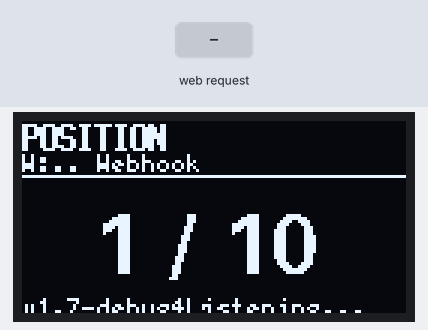
Bench run of a sketch on a simulated Seeed XIAO ESP32-C3. Shown: 128×64 one-colour display. Inputs (shaded band) come from the test bench. WiFi joins after 1.5 s; servers stay silent unless stated; what the sketch prints to the serial monitor is not drawn.

Above: at 2.4 s.
2.5 s: HTTP request GET /webhook/button?push=1 received
At 4.0 s:
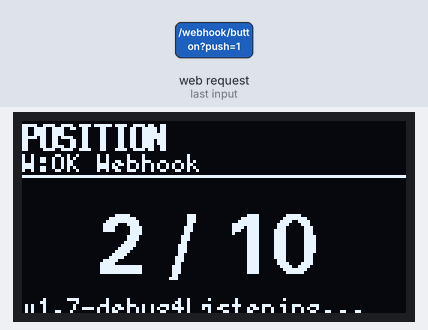
4.4 s: HTTP request GET /webhook/button?push=0 received
At 5.5 s:
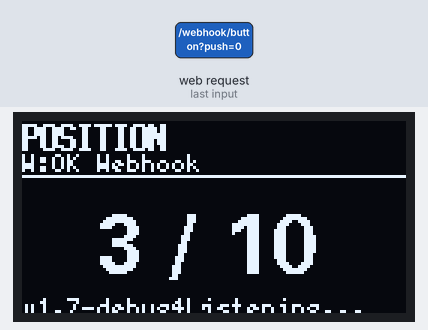
Timing chart, 0 to 7.4 s (numbered marks = the images above; inputs shaded):
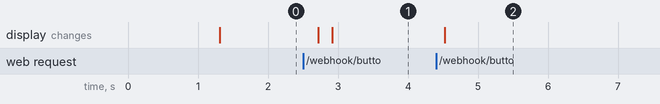

The sketch:

ShellyButtonTest.ino
```cpp
// ── ShellyButtonTest ───────────────────────────────────────────────────────
//  Minimal test firmware: read Shelly Dimmer Gen4 button state and display
//  on OLED.
//
//  MCU: Seeed XIAO ESP32-C3
//  OLED: AZ-Delivery 1.3" SH1106 on I2C (D4=SDA, D5=SCL)
//  Shelly: Dimmer Gen4 on home WiFi
//
//  Tabs:
//    wifi_manager · oled · shelly_button
// ──────────────────────────────────────────────────────────────────────────

#include "config.h"

void setup() {
  Serial.begin(BAUD_RATE);
  // Brief grace period for USB-CDC enumeration
  unsigned long t0 = millis();
  while (!Serial && (millis() - t0) < 1500) { /* wait */ }

  Serial.println();
  Serial.println("=== Shelly Button Test " FIRMWARE_VERSION " ===");
  Serial.println("Using webhooks (event-driven, not polling)");

  initDisplay();           // OLED splash
  initWifi();              // WiFi connection attempt
  initWebhook();           // Start webhook server
}

void loop() {
  updateWifi();            // WiFi state machine
  updateWebhook();         // Handle incoming webhook requests
  updateDisplay();         // Refresh OLED with position
  delay(10);
}
```

oled.ino
```cpp
// ── OLED ───────────────────────────────────────────────────────────────────
//  AZ-Delivery 1.3" SH1106, 128×64, I2C 0x3C, default Wire pins (D4/D5).
//  Simple display: shows WiFi status, Shelly status, and button state.

#include <U8g2lib.h>

static U8G2_SH1106_128X64_NONAME_F_HW_I2C display(U8G2_R0, U8X8_PIN_NONE);

// Status strings — written by shelly_button.ino
static String _wifiStatus   = "--";
static String _shellyStatus = "offline";
static String _buttonState  = "?";

void setShellyButtonWifiStatus(const String& s) {
  _wifiStatus = (s.length() > 4) ? s.substring(0, 4) : s;
}

void setShellyButtonStatus(const String& status) {
  _shellyStatus = status;
}

void setShellyButtonState(const String& state) {
  _buttonState = state;
}

// ── Splash ─────────────────────────────────────────────────────────────────
void initDisplay() {
  display.begin();
  display.setFontPosTop();
  display.setDrawColor(1);

  display.clearBuffer();
  display.setFont(u8g2_font_6x13B_tf);
  display.drawStr(0, 0, "SHELLY BUTTON");
  display.setFont(u8g2_font_5x7_tf);
  display.drawStr(0, 15, FIRMWARE_VERSION);
  display.setFont(u8g2_font_6x10_tf);
  display.drawStr(0, 26, "Event-driven webhooks");
  display.drawStr(0, 36, "Waiting for WiFi...");
  display.drawStr(0, 50, "No polling!");
  display.sendBuffer();

  delay(OLED_SPLASH_MS);
}

// ── Main dashboard ─────────────────────────────────────────────────────────
static void _drawDashboard() {
  display.clearBuffer();

  display.setFont(u8g2_font_6x13B_tf);
  display.drawStr(0, 0, "POSITION");

  // Header status line
  display.setFont(u8g2_font_5x7_tf);
  char buf[48];
  snprintf(buf, sizeof(buf), "W:%s Webhook",
           _wifiStatus.c_str());
  display.drawStr(0, 10, buf);

  display.drawHLine(0, 18, 128);

  // Main position display — large number
  display.setFont(u8g2_font_fub20_tr);
  char posBuf[16];
  snprintf(posBuf, sizeof(posBuf), "%d / %d",
           getCurrentPosition(),
           getMaxPositions());

  // Center the position number
  display.drawStr(25, 30, posBuf);

  // Bottom: version + status
  display.setFont(u8g2_font_5x7_tf);
  display.drawStr(0, 58, FIRMWARE_VERSION);
  display.drawStr(55, 58, "Listening...");

  display.sendBuffer();
}

// ── Public refresh entry point ────────────────────────────────────────────
void updateDisplay() {
  static unsigned long _lastDraw = 0;
  if (millis() - _lastDraw < OLED_REFRESH_MS) return;
  _lastDraw = millis();

  _drawDashboard();
}
```

shelly_button.ino
```cpp
// ── DEPRECATED: Polling Button Reader ─────────────────────────────────────
//  This file is kept for reference only. The new webhook-based approach
//  (webhook.ino) is used instead. This provides instant event-driven input
//  without constant polling.
//
//  The functions below are now implemented in webhook.ino with the same
//  signatures for compatibility.

// (All functionality moved to webhook.ino)
```

webhook.ino
```cpp
// ── Webhook Server ────────────────────────────────────────────────────────
//  Event-driven button input: Shelly POSTs to the XIAO whenever the button
//  state changes. Zero polling, instant response.
//
//  Setup:
//    1. XIAO boots and exposes /webhook/button endpoint
//    2. Configure Shelly settings to POST to:
//       http://<xiao-ip>:80/webhook/button
//    3. When button changes, Shelly sends JSON: {"output": true/false}
//    4. XIAO increments position immediately

#include <WebServer.h>
#include <ArduinoJson.h>

static WebServer _server(80);
static volatile int _position = INITIAL_POSITION;

// ── Webhook handler ────────────────────────────────────────────────────────
static void _handleButtonWebhook() {
  Serial.printf("[Webhook] Received request\n");

  // Debug: print request method, path, args
  Serial.printf("[Webhook] Method: %s, URI: %s\n",
                _server.method() == HTTP_POST ? "POST" : "GET",
                _server.uri().c_str());
  Serial.printf("[Webhook] Arg count: %d\n", _server.args());

  // Button push event: just increment position on every push
  if (_server.hasArg("push")) {
    _position++;
    if (_position > MAX_POSITIONS) {
      _position = 1;
    }
    Serial.printf("[Webhook] Button pushed → Position %d/%d\n", _position, MAX_POSITIONS);
    setShellyButtonStatus("online");
  } else {
    Serial.println("[Webhook] No 'push' parameter found");
  }

  // Send 200 OK response
  _server.send(200, "application/json", "{\"status\":\"ok\"}");
}

// ── Test endpoint (for diagnostics) ────────────────────────────────────────
static void _handleTest() {
  Serial.println("[Webhook] Test endpoint accessed via GET");
  _server.send(200, "text/plain", "XIAO is alive!");
}

// ── 404 handler ────────────────────────────────────────────────────────────
static void _handleNotFound() {
  String method = _server.method() == HTTP_POST ? "POST" :
                  _server.method() == HTTP_GET ? "GET" : "OTHER";
  Serial.printf("[Webhook] 404 - %s %s\n", method.c_str(), _server.uri().c_str());
  Serial.printf("[Webhook] Raw URI: %s\n", _server.uri().c_str());

  // If it looks like our webhook, call the handler directly
  if (_server.uri() == "/webhook/button") {
    Serial.println("[Webhook] Matched /webhook/button, calling handler...");
    _handleButtonWebhook();
    return;
  }

  _server.send(404, "text/plain", "Not found");
}

// ── Public API ─────────────────────────────────────────────────────────────
void initWebhook() {
  _position = INITIAL_POSITION;

  Serial.println("[Webhook] Registering handlers...");
  _server.on("/test", HTTP_GET, _handleTest);
  _server.on("/webhook/button", HTTP_POST, _handleButtonWebhook);
  _server.on("/webhook/button", HTTP_GET, _handleButtonWebhook);  // Accept GET too for debugging
  _server.onNotFound(_handleNotFound);

  Serial.println("[Webhook] Starting server on port 80...");
  _server.begin();
  Serial.println("[Webhook] ✓ Server started successfully!");
  Serial.println("[Webhook] Test endpoint: http://192.168.1.20/test");
  Serial.println("[Webhook] Configure Shelly to POST to: http://192.168.1.20/webhook/button");
  Serial.println("[Webhook] Waiting for requests...");
}

int getCurrentPosition() {
  return _position;
}

int getMaxPositions() {
  return MAX_POSITIONS;
}

// Handle incoming webhook requests (call from loop)
void updateWebhook() {
  _server.handleClient();
}
```

wifi_manager.ino
```cpp
// ── WiFi ──────────────────────────────────────────────────────────────────
//  Three operating modes picked at compile time via WIFI_MODE_CHOICE:
//    NF_STA   — join the home network only. Retries forever on failure.
//    NF_AP    — board hosts its own hotspot.
//    NF_DUAL  — try STA once; on timeout, fall back to AP.

enum WifiState {
  WF_AP,           // AP mode running
  WF_STA_TRYING,   // WiFi.begin() called, polling for WL_CONNECTED
  WF_STA_UP,       // STA connected with IP
  WF_STA_BACKOFF   // STA failed; waiting WIFI_RETRY_INTERVAL_MS to retry
};

// Forward declarations
static void _enter(WifiState s);
static void _startSta();
static void _startAp();

static WifiState     _state          = WF_STA_TRYING;
static unsigned long _stateEnteredAt = 0;
static bool          _apActive       = false;
static String        _ipString       = "";

#include <WiFi.h>

static void _setWifiStatus(const String& s) {
  setShellyButtonWifiStatus(s);
}

static void _enter(WifiState s) {
  _state = s;
  _stateEnteredAt = millis();

  switch (_state) {
    case WF_AP:         _setWifiStatus("AP"); break;
    case WF_STA_TRYING: _setWifiStatus(".."); break;
    case WF_STA_UP:     _setWifiStatus("OK"); break;
    case WF_STA_BACKOFF:_setWifiStatus("ERR"); break;
  }
}

static void _startSta() {
  Serial.printf("[WiFi] STA connecting to '%s'...\n", WIFI_SSID);
  Serial.printf("[WiFi] Password: %s\n", WIFI_PASSWORD);
  WiFi.mode(WIFI_STA);
  WiFi.begin(WIFI_SSID, WIFI_PASSWORD);
  _ipString = "";
  _enter(WF_STA_TRYING);
}

static void _startAp() {
  Serial.printf("[WiFi] starting AP '%s'\n", WIFI_AP_SSID);
  WiFi.mode(WIFI_AP);
  if (WiFi.softAP(WIFI_AP_SSID, WIFI_AP_PASSWORD)) {
    _apActive = true;
    _ipString = WiFi.softAPIP().toString();
    Serial.printf("[WiFi] AP up at %s (pass: %s)\n",
                  _ipString.c_str(), WIFI_AP_PASSWORD);
  } else {
    Serial.println("[WiFi] AP start failed");
    _apActive = false;
  }
  _enter(WF_AP);
}

void initWifi() {
  WiFi.mode(WIFI_OFF);
  _apActive = false;
  _ipString = "";

  if (WIFI_MODE_CHOICE == NF_AP) _startAp();
  else                           _startSta();
}

void updateWifi() {
  switch (_state) {
    case WF_STA_TRYING:
      if (WiFi.status() == WL_CONNECTED) {
        _ipString = WiFi.localIP().toString();
        Serial.printf("[WiFi] STA connected. IP %s\n", _ipString.c_str());
        _enter(WF_STA_UP);
      } else if (millis() - _stateEnteredAt > WIFI_CONNECT_TIMEOUT_MS) {
        int status = WiFi.status();
        Serial.printf("[WiFi] STA connect timeout (status=%d)\n", status);
        if (WIFI_MODE_CHOICE == NF_DUAL) {
          _startAp();
        } else {
          _enter(WF_STA_BACKOFF);
        }
      }
      break;

    case WF_STA_UP:
      if (WiFi.status() != WL_CONNECTED) {
        Serial.println("[WiFi] STA link dropped");
        _ipString = "";
        _enter(WF_STA_BACKOFF);
      }
      break;

    case WF_STA_BACKOFF:
      if (millis() - _stateEnteredAt > WIFI_RETRY_INTERVAL_MS) {
        _startSta();
      }
      break;

    case WF_AP:
      break;
  }
}

bool   wifiIsConnected() { return _state == WF_STA_UP && WiFi.status() == WL_CONNECTED; }
bool   wifiIsApActive()  { return _apActive; }
String wifiIpString()    { return _ipString; }
```

config.h
```cpp
#pragma once
#include <Arduino.h>

// ── Firmware Version ───────────────────────────────────────────────────────
//  Increment this after each code update so you can tell if new code has been
//  uploaded. Format: v<major>.<minor>
#define FIRMWARE_VERSION "v1.7-debug404"

// ── Pins ───────────────────────────────────────────────────────────────────
const int LED_A     = D7;
const int LED_B     = D8;

// ── OLED ───────────────────────────────────────────────────────────────────
//  AZ-Delivery 1.3" SH1106, 128×64, I2C address 0x3C (U8g2 default).
const unsigned long OLED_REFRESH_MS = 200;
const unsigned long OLED_SPLASH_MS  = 1200;

// ── WiFi ───────────────────────────────────────────────────────────────────
enum NF_WifiMode { NF_STA = 0, NF_AP = 1, NF_DUAL = 2 };
const NF_WifiMode WIFI_MODE_CHOICE = NF_STA;  // STA only, connect to House of North

#define WIFI_SSID     "House of North"
#define WIFI_PASSWORD "p3rman3ntr3cord"

#define WIFI_AP_SSID     "ShellyButtonTest"
#define WIFI_AP_PASSWORD "test"

const unsigned long WIFI_CONNECT_TIMEOUT_MS = 15000;
const unsigned long WIFI_RETRY_INTERVAL_MS  = 15000;

// ── Shelly Dimmer Gen4 ────────────────────────────────────────────────────
//  Webhook-based event-driven input (no polling).
//  Configure Shelly settings to POST to: http://<xiao-ip>/webhook/button
//  when button state changes. Payload: {"output": true/false}
#define SHELLY_IP "192.168.1.44"
const uint16_t      WEBHOOK_PORT             = 80;

// ── Position Counter ───────────────────────────────────────────────────────
//  How many divisions to split the motor pot range into. Increment on button
//  press, wrap back to 1 after reaching max.
const int MAX_POSITIONS      = 10;    // number of positions in the range
const int INITIAL_POSITION   = 1;     // start at position 3

// ── Serial ─────────────────────────────────────────────────────────────────
const int BAUD_RATE = 115200;
```

Measured:
- after the input at 2.5 s, the display: first changes after 0.22 s (image 1 shows a later state)
- after the input at 4.4 s, the display: changes after 0.13 s (image 2)
